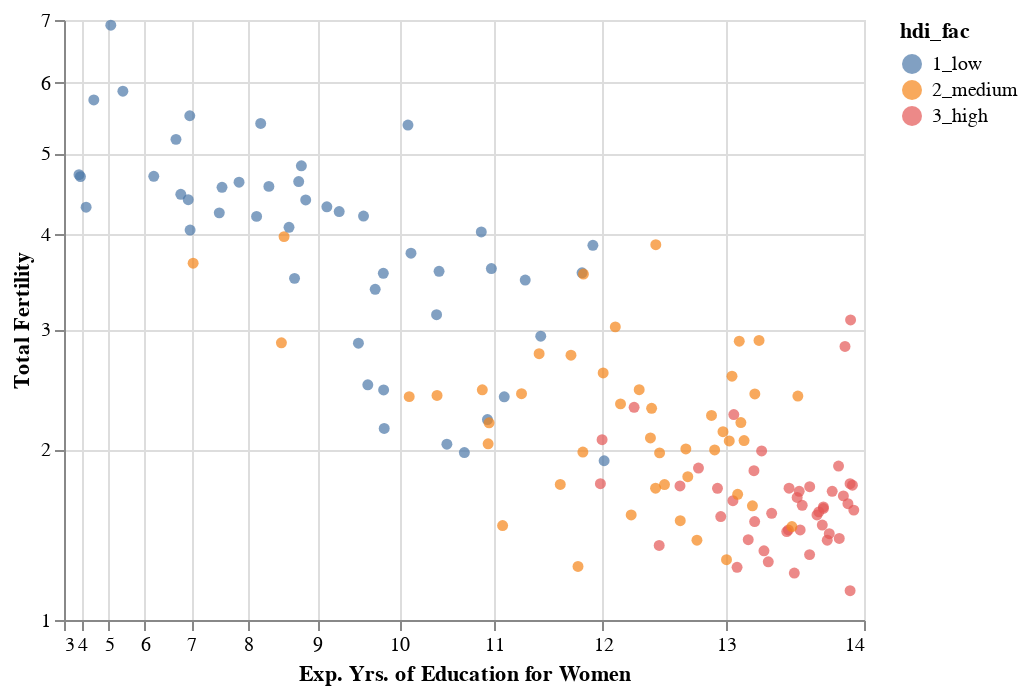

Notebook cell for this chart:
### Markdown cell above
<!-- END QUESTION -->

<!-- BEGIN QUESTION -->

#### (ii) Adjust axis scales

Notice that the scatter is clumped together densely in the lower right corner. To better see what's happening in that region, modify your codes for constructing `scatter` so that your axis specifications for both axes include `alt.Scale(zero = False, type = 'pow', exponent = ...)`. Make sure you choose appropriate labels for your axes and plot.

This will display the axes on a power-transformed scale with an exponent of your choosing. Use an exponent around 2.5 for the education axis, and an exponent around 1/3 for the fertility axis. Store the plot as `scatter_scaled` and display the result.

<!--
BEGIN QUESTION
name: q0_b_ii
points: 1
manual: true
-->

### Code cell
scatter_scaled = scatter.encode(
    x = alt.X('educ_expected_yrs_f', title = 'Exp. Yrs. of Education for Women', 
              scale = alt.Scale(zero = False, type = 'pow', exponent = 2.5)),
    y = alt.Y('fertility_total', title = 'Total Fertility', 
              scale = alt.Scale(zero = False, type = 'pow', exponent = .333))
)

scatter_scaled

### Figure 1 — Vega-Lite specification as saved in the notebook (floating-point values rounded to 4 significant figures; data arrays with more than 128 entries replaced by an {"elided": "..."} marker saying what was removed)
{"config": {"view": {"continuousWidth": 400, "continuousHeight": 300}}, "data": {"name": "data-55aa22b03e6d171f9a62cb1eb9279c29"}, "mark": "circle", "encoding": {"color": {"field": "hdi_fac", "type": "nominal"}, "x": {"field": "educ_expected_yrs_f", "scale": {"exponent": 2.5, "type": "pow", "zero": false}, "title": "Exp. Yrs. of Education for Women", "type": "quantitative"}, "y": {"field": "fertility_total", "scale": {"exponent": 0.333, "type": "pow", "zero": false}, "title": "Total Fertility", "type": "quantitative"}}, "$schema": "https://vega.github.io/schema/vega-lite/v4.17.0.json", "datasets": {"data-55aa22b03e6d171f9a62cb1eb9279c29": {"elided": "139 records"}}}
